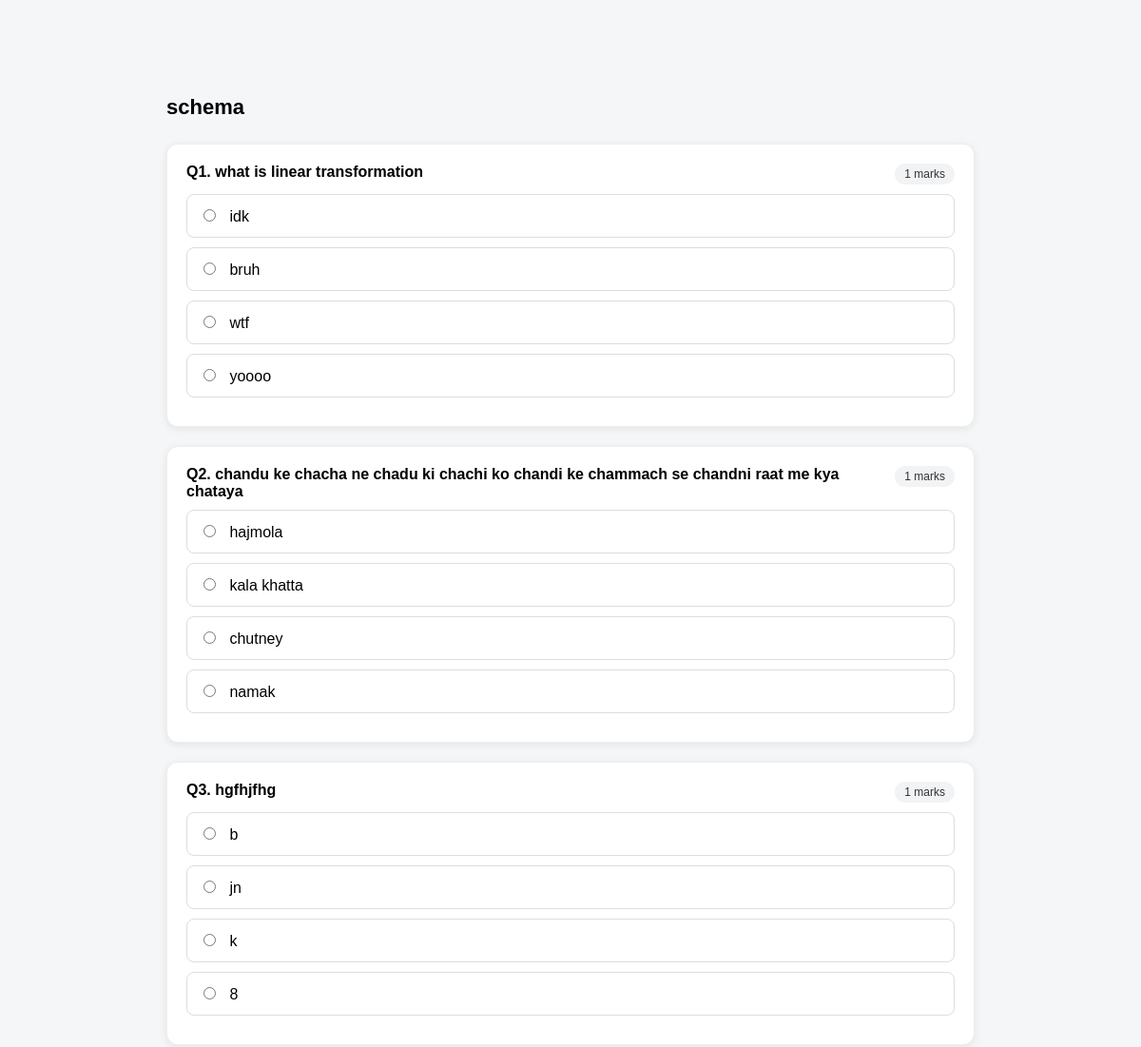
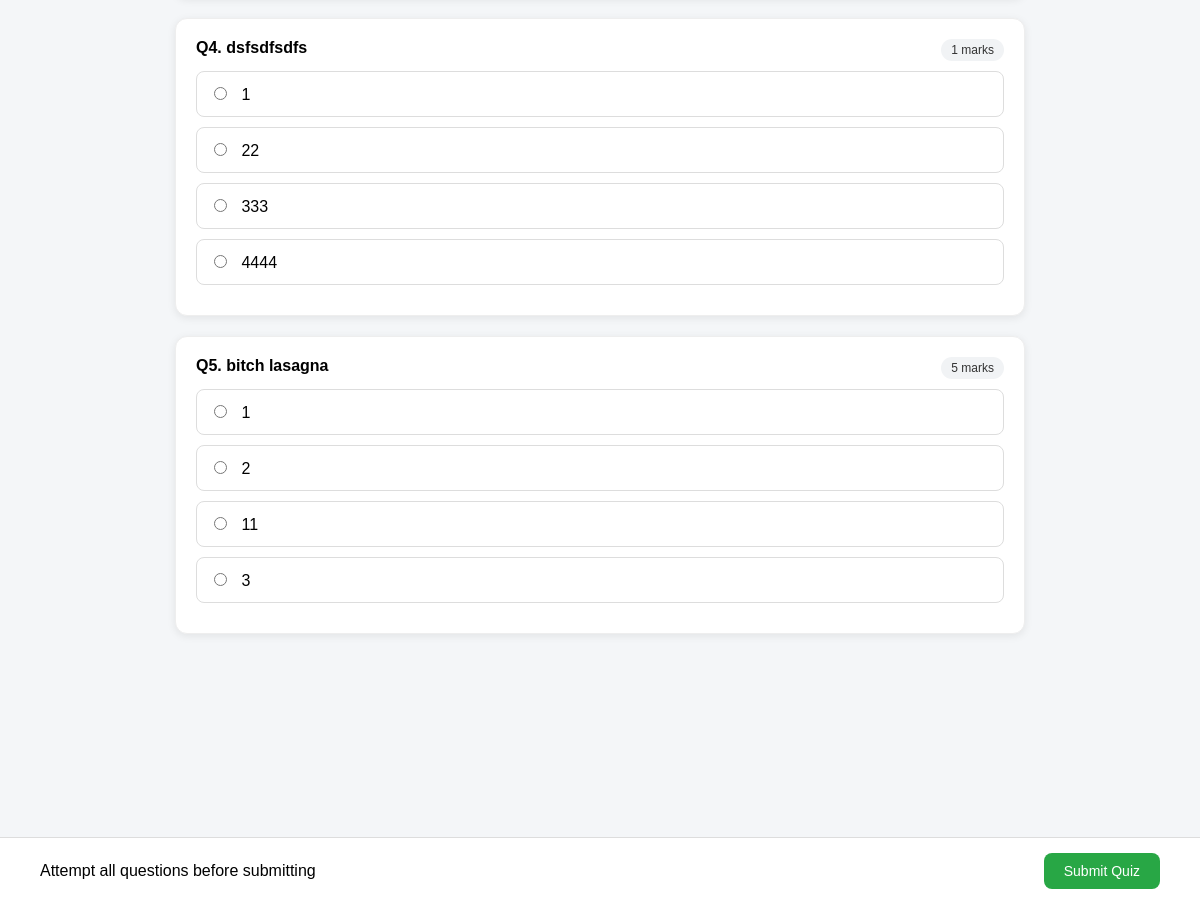
The page /student/quiz/1/attempt (signed in) on the database its author committed (2 pictures, top to bottom).
### controller/models.py (models this page shows)
class Quiz(db.Model):
    __tablename__ = "quizzes"
    id = db.Column(db.Integer, primary_key=True)
    title = db.Column(db.String(200), nullable=False)
    created_at = db.Column(db.DateTime, default=datetime.utcnow)
    subject_id = db.Column(db.Integer, db.ForeignKey("subjects.id"), nullable=False)
    questions = db.relationship("Question", backref="quiz", lazy=True)
    attempts = db.relationship("Attempt", backref="quiz", lazy=True)

class Question(db.Model):
    __tablename__ = "questions"
    id = db.Column(db.Integer, primary_key=True)
    question_text = db.Column(db.Text, nullable=False)
    option1 = db.Column(db.String(200), nullable=False)
    option2 = db.Column(db.String(200), nullable=False)
    option3 = db.Column(db.String(200), nullable=False)
    option4 = db.Column(db.String(200), nullable=False)
    correct_option = db.Column(db.Integer, nullable=False)
    marks = db.Column(db.Integer, nullable=False, default=1)
    quiz_id = db.Column(db.Integer, db.ForeignKey("quizzes.id"), nullable=False)

### app.py (the view, shortened to what this page needs)
@app.route("/student/quiz/<int:quiz_id>/attempt", methods=["GET", "POST"])
def attempt_quiz(quiz_id):
    if "user_id" not in session:
        flash("Please login first")
        return redirect(url_for("login"))
    if session.get("role") != "student":
        flash("Unauthorized access")
        return redirect(url_for("admin_dashboard"))
    quiz = Quiz.query.get_or_404(quiz_id)
    questions = Question.query.filter_by(quiz_id=quiz_id).all()
    return render_template("attempt_quiz.html", quiz=quiz, questions=questions)

### templates/attempt_quiz.html (shortened to what this page needs)
{% extends "base.html" %}
{% block content %}
<form method="POST">
    <div class="attempt-wrapper">
        <div class="quiz-header">
            <h2>{{ quiz.title }}</h2>
        </div>
        {% for q in questions %}
        <div class="question-card">
            <div class="question-top">
                <h3>Q{{ loop.index }}. {{ q.question_text }}</h3>
                <span class="marks">
                    {{ q.marks if q.marks else 1 }} marks
                </span>
            </div>
            <label class="option">
                <input type="radio" name="question_{{ q.id }}" value="1" required>
                {{ q.option1 }}
            </label>
            <label class="option">
                <input type="radio" name="question_{{ q.id }}" value="2">
                {{ q.option2 }}
            </label>
            <label class="option">
                <input type="radio" name="question_{{ q.id }}" value="3">
                {{ q.option3 }}
            </label>
            <label class="option">
                <input type="radio" name="question_{{ q.id }}" value="4">
                {{ q.option4 }}
            </label>
        </div>
        {% endfor %}
    </div>
    <div class="submit-bar">
        <span>Attempt all questions before submitting</span>
        <button type="submit" class="submit-btn">Submit Quiz</button>
    </div>
</form>
{% endblock %}

### templates/base.html (shortened to what this page needs)
<!DOCTYPE html>
<html lang="en">
<head>
    <link rel="stylesheet" href="{{ url_for('static', filename='css/base.css') }}">
</head>
<body>
    <div class="container">
        {% block content %}
        {% endblock %}
    </div>
</body>
</html>

### static/css/base.css (style rules this page uses)
body { font-family: Arial, sans-serif; background: #f4f6f8; margin: 0; }
.container { max-width: 1000px; margin: 30px auto; padding: 20px; border-radius: 12px; }
.question-card { background: white; padding: 15px; border-radius: 8px; border: 1px solid #eee; }
.attempt-wrapper { width: 100%; max-width: 850px; margin: 30px auto 100px; padding: 20px; }
.quiz-header { display: flex; justify-content: space-between; align-items: center; margin-bottom: 25px; }
.quiz-header h2 { margin: 0; font-size: 22px; }
.question-card { background: white; padding: 20px; border-radius: 12px; margin-bottom: 20px; box-shadow: 0 2px 8px rgba(0, 0, 0, 0.08); transition: 0.15s ease; }
.question-card h3 { margin-bottom: 15px; font-size: 16px; }
.option { display: block; padding: 12px; border: 1px solid #ddd; border-radius: 8px; margin-bottom: 10px; cursor: pointer; transition: 0.15s; }
.option input { margin-right: 10px; }
.submit-bar { position: fixed; bottom: 0; left: 0; width: 100%; box-sizing: border-box; background: white; border-top: 1px solid #ddd; padding: 15px 40px; display: flex; justify-content: space-between; align-items: center; z-index: 100; }
.submit-btn { padding: 10px 20px; background: #28a745; color: white; border: none; border-radius: 8px; cursor: pointer; font-size: 14px; }
.submit-btn { white-space: nowrap; flex-shrink: 0; }
body { padding-bottom: 80px; }
.question-top { display: flex; justify-content: space-between; align-items: flex-start; margin-bottom: 10px; }
.question-top h3 { margin: 0; font-size: 16px; }
.marks { font-size: 12px; background: #f1f3f5; color: #333; padding: 4px 10px; border-radius: 20px; white-space: nowrap; }
.container { max-width: 900px; margin: 30px auto; }

### rows shown on the page
Quiz: title "schema"
Question: question_text "what is linear transformation", marks "1", option1 "idk", option2 "bruh", option3 "wtf", option4 "yoooo"
Question: question_text "chandu ke chacha ne chadu ki chachi ko chandi ke chammach se chandni raat me kya chataya", marks "1", option1 "hajmola", option2 "kala khatta", option3 "chutney", option4 "namak"
Question: question_text "hgfhjfhg", marks "1", option1 "b", option2 "jn", option3 "k", option4 "8"
Question: question_text "dsfsdfsdfs", marks "1", option1 "1", option2 "22", option3 "333", option4 "4444"
Question: question_text "bitch lasagna", marks "5", option1 "1", option2 "2", option3 "11", option4 "3"
